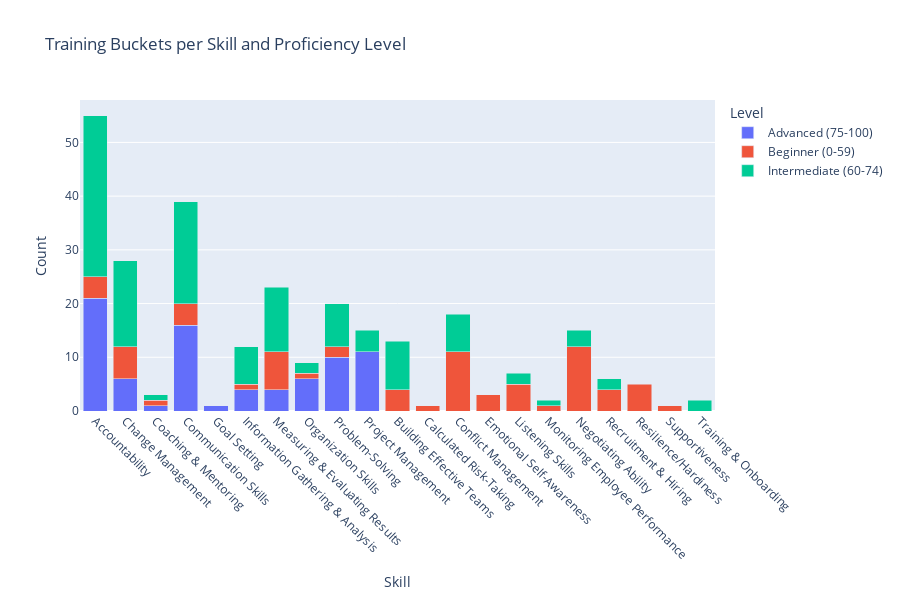

The cell this chart's notebook holds for it:
### Code cell
import plotly.express as px

fig = px.bar(
    skill_level_counts,
    x="Skill",
    y="Count",
    color="Level",
    title="Training Buckets per Skill and Proficiency Level",
    barmode="stack"
)
fig.update_layout(xaxis_tickangle=45, height=600)

### Figure 1 — Plotly figure (JSON) as saved in the notebook; plotly's stock layout.template omitted (floating-point values rounded to 4 significant figures)
{"data": [{"hovertemplate": "Level=Advanced (75-100)<br>Skill=%{x}<br>Count=%{y}<extra></extra>", "legendgroup": "Advanced (75-100)", "marker": {"color": "#636efa", "pattern": {"shape": ""}}, "name": "Advanced (75-100)", "orientation": "v", "showlegend": true, "textposition": "auto", "type": "bar", "x": ["Accountability", "Change Management", "Coaching & Mentoring", "Communication Skills", "Goal Setting", "Information Gathering & Analysis", "Measuring & Evaluating Results", "Organization Skills", "Problem-Solving", "Project Management"], "xaxis": "x", "y": [21, 6, 1, 16, 1, 4, 4, 6, 10, 11], "yaxis": "y"}, {"hovertemplate": "Level=Beginner (0-59)<br>Skill=%{x}<br>Count=%{y}<extra></extra>", "legendgroup": "Beginner (0-59)", "marker": {"color": "#EF553B", "pattern": {"shape": ""}}, "name": "Beginner (0-59)", "orientation": "v", "showlegend": true, "textposition": "auto", "type": "bar", "x": ["Accountability", "Building Effective Teams", "Calculated Risk-Taking", "Change Management", "Coaching & Mentoring", "Communication Skills", "Conflict Management", "Emotional Self-Awareness", "Information Gathering & Analysis", "Listening Skills", "Measuring & Evaluating Results", "Monitoring Employee Performance", "Negotiating Ability", "Organization Skills", "Problem-Solving", "Recruitment & Hiring", "Resilience/Hardiness", "Supportiveness"], "xaxis": "x", "y": [4, 4, 1, 6, 1, 4, 11, 3, 1, 5, 7, 1, 12, 1, 2, 4, 5, 1], "yaxis": "y"}, {"hovertemplate": "Level=Intermediate (60-74)<br>Skill=%{x}<br>Count=%{y}<extra></extra>", "legendgroup": "Intermediate (60-74)", "marker": {"color": "#00cc96", "pattern": {"shape": ""}}, "name": "Intermediate (60-74)", "orientation": "v", "showlegend": true, "textposition": "auto", "type": "bar", "x": ["Accountability", "Building Effective Teams", "Change Management", "Coaching & Mentoring", "Communication Skills", "Conflict Management", "Information Gathering & Analysis", "Listening Skills", "Measuring & Evaluating Results", "Monitoring Employee Performance", "Negotiating Ability", "Organization Skills", "Problem-Solving", "Project Management", "Recruitment & Hiring", "Training & Onboarding"], "xaxis": "x", "y": [30, 9, 16, 1, 19, 7, 7, 2, 12, 1, 3, 2, 8, 4, 2, 2], "yaxis": "y"}], "layout": {"barmode": "stack", "height": 600, "legend": {"title": {"text": "Level"}, "tracegroupgap": 0}, "title": {"text": "Training Buckets per Skill and Proficiency Level"}, "xaxis": {"anchor": "y", "domain": [0, 1], "tickangle": 45, "title": {"text": "Skill"}}, "yaxis": {"anchor": "x", "domain": [0, 1], "title": {"text": "Count"}}}}
